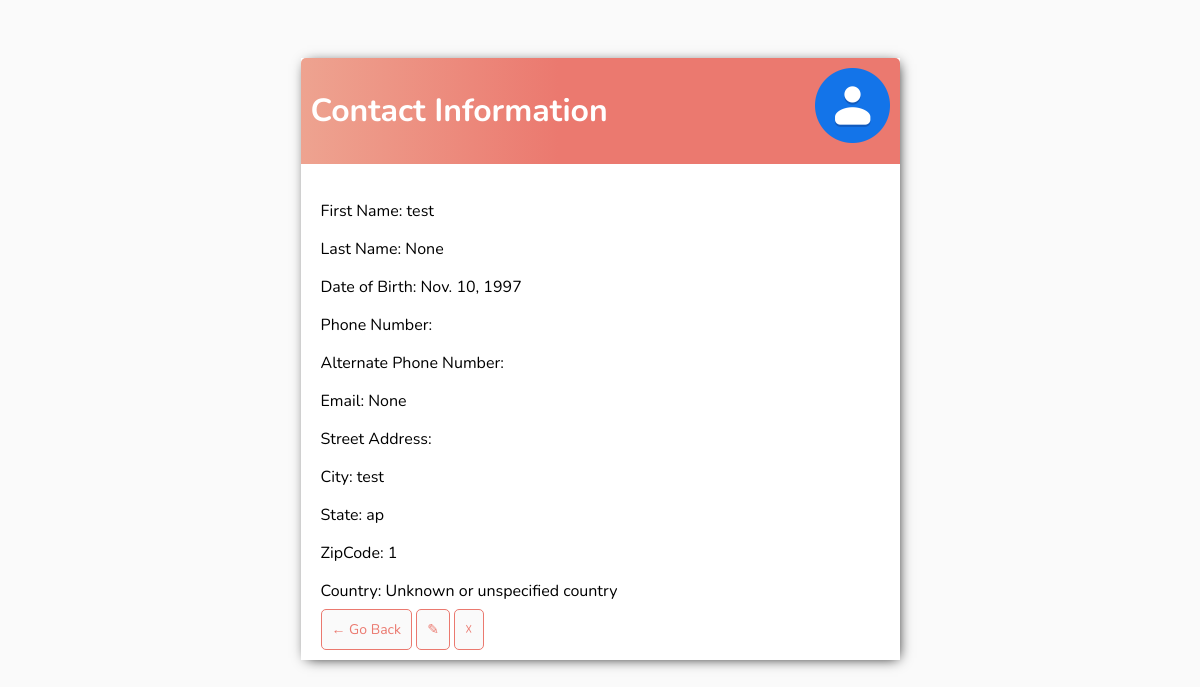
Screenshot of /contactinfo/9/ (signed in) with the database file from the repository.
### Contacts/models.py (models this page shows, shortened)
class ContactInfo(models.Model):
    user = models.ForeignKey(User, on_delete=models.CASCADE)
    cid = models.AutoField(primary_key=True)
    photo = models.ImageField(upload_to='', default="default.png")
    fname = models.CharField(max_length=50, null=True, blank=True, verbose_name="First Name")
    lname = models.CharField(max_length=50, null=True, blank=True, verbose_name="Last Name")
    DOB = models.DateField(null=True,blank=True, verbose_name="Date Of Birth")
    phnumber = PhoneNumberField(null = True, blank = True, verbose_name="Primary Phone Number")
    phnumberalt= PhoneNumberField(null = True, blank = True, verbose_name="Alternate Phone Number")
    email_address=models.EmailField(null=True,blank=True,verbose_name="Email ID")
    Staddress= models.TextField(null=True, blank=True, verbose_name="Street Address")
    city = models.CharField(max_length=20, null=True, verbose_name="City")
    state = models.CharField(max_length=20, null=True, verbose_name="State")
    zipcode = models.PositiveIntegerField(null=True,blank=True, verbose_name="Zipcode")
    country = models.CharField(max_length=20, choices= COUNTRIES, default='ZZ', verbose_name="Country",null=True, blank=True)

### Contacts/views.py (the view)
# urls.py: path('contactinfo/<int:pk>/', ContactDetail.as_view(),name='contactinfo'),
class ContactDetail(LoginRequiredMixin,DetailView):
    model= ContactInfo
    context_object_name= 'contactdetail'

### templates/Contacts/ContactInfo_detail.html (shortened to what this page needs)
{% extends 'Contacts/main.html' %}
{% block content%}
{% load static %}
<div class="header-bar">
  <h1>Contact Information</h1>
  {% if contactdetail.photo %}
  <img src='{{ contactdetail.photo.url }}' width="75" height="75" />
  {% else %}
  <p>No Image Data Available</p>{% endif %}
</div>
<div class="card-body">
<p>            First Name:  {{contactdetail.fname}}</p>
<p>             Last Name:  {{contactdetail.lname}}</p>
<p>         Date of Birth:  {{contactdetail.DOB}}</p>
<p>          Phone Number:  <a href="tel:{{contactdetail.phnumber.as_e164|default_if_none:"&nbsp;"}}"> {{contactdetail.phnumber.as_e164|default_if_none:"&nbsp;"}}</a></p>
<p>Alternate Phone Number:  <a href="tel:{{contactdetail.phnumberalt.as_e164|default_if_none:"&nbsp;"}}"> {{contactdetail.phnumberalt.as_e164|default_if_none:"&nbsp;"}}</a></p>
<p>                 Email:  {{contactdetail.email_address}}</p>
<p>        Street Address:  {{contactdetail.Staddress}}</p>
<p>                  City:  {{contactdetail.city}}</p>
<p>                 State:  {{contactdetail.state}}</p>
<p>               ZipCode:  {{contactdetail.zipcode}}</p>
<p>               Country:  {{contactdetail.get_country_display}}</p>
<a class='button' href="{% url 'contacts' %}"> &#8592; Go Back</a>
<a class='button' href="{% url 'contactupdate' contactdetail.cid %}">&#9998</a>
<a class='button' href="{% url 'contactdelete' contactdetail.cid %}">&#9747</a>
</div>
{% endblock content %}

### templates/Contacts/main.html (style rules this page uses)
body { background-color: #FAFAFA; font-family: 'Nunito', sans-serif; padding-top: 50px; }
h1, h2, h3, h4, h5, h6, { font-family: 'Raleway', sans-serif; }
a, p { color: #4b5156, }
.header-bar { display: flex; justify-content: space-between; color: #fff; padding: 10px; border-radius: 5px 5px 0 0; background: linear-gradient(90deg, #EEA390 0%, #EB796F 43%, #EB796F 100%); }
.button { border: 1px solid #EB796F; background-color: #FAFAFA; color: #EB796F; padding: 10px; font-size: 14px; border-radius: 5px; text-align: center; text-decoration: none; font-size: 14px; cursor: pointer; }
.card-body { padding: 20px; }

### rows the page displays
ContactInfo: photo (placeholder picture), fname "test", lname "None", DOB "Nov. 10, 1997", email_address "None", city "test", state "ap", zipcode "1", country "Unknown or unspecified country"
